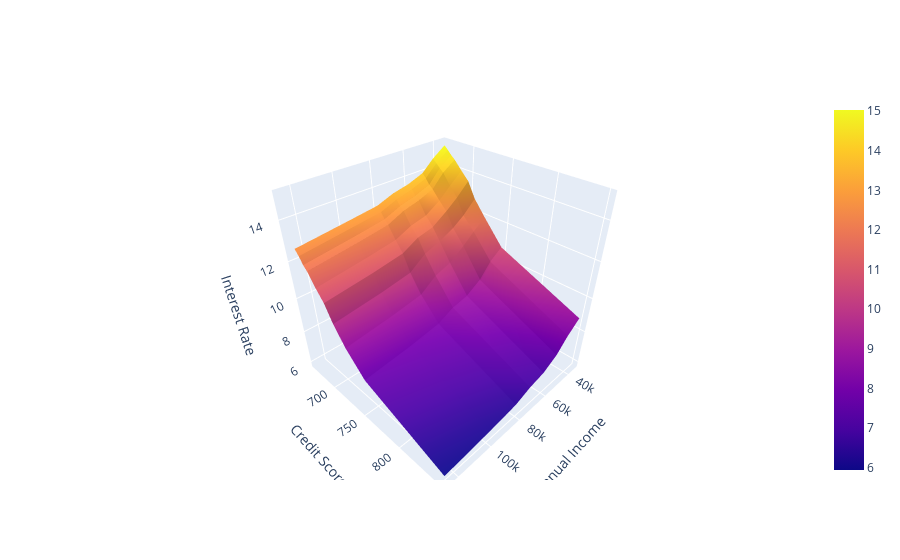

Notebook code cell kept with this figure:
### Code cell
import plotly.graph_objs as go

surface = go.Surface(
    x=pdp.columns, 
    y=pdp.index, 
    z=pdp.values
)


layout = go.Layout(
    scene=dict(
        xaxis=dict(title=features[0]), 
        yaxis=dict(title=features[1]), 
        zaxis=dict(title=target)
    )
)

fig = go.Figure(surface, layout)
iplot(fig)

### Figure 1 — Plotly figure (JSON) as saved in the notebook; plotly's stock layout.template omitted (floating-point values rounded to 4 significant figures)
{"data": [{"type": "surface", "x": [34800, 43000, 50500.0, 60000, 70000, 80000, 98000, 125000], "y": [850, 749, 724, 709, 699, 689, 679, 674, 669, 664], "z": [[8.826, 8.233, 7.503, 7.003, 6.796, 6.439, 6.2, 5.937], [10.7, 10.2, 9.435, 8.915, 8.709, 8.264, 7.984, 7.696], [11.97, 11.47, 10.93, 10.35, 10.04, 9.395, 9.115, 8.803], [12.78, 12.13, 11.68, 11.29, 10.99, 10.35, 10.07, 9.754], [13.59, 12.94, 12.44, 11.91, 11.7, 11.23, 10.96, 10.64], [14.01, 13.44, 12.87, 12.37, 12.16, 11.77, 11.51, 11.18], [14.46, 14.0, 13.33, 13.03, 12.8, 12.41, 12.16, 11.83], [14.64, 14.17, 13.5, 13.2, 12.97, 12.62, 12.37, 12.04], [14.85, 14.37, 13.77, 13.47, 13.25, 12.91, 12.7, 12.38], [15.03, 14.54, 13.97, 13.67, 13.48, 13.16, 12.95, 12.64]]}], "layout": {"scene": {"aspectmode": "auto", "aspectratio": {"x": 1, "y": 1, "z": 1}, "xaxis": {"title": {"text": "Annual Income"}, "type": "linear"}, "yaxis": {"title": {"text": "Credit Score"}, "type": "linear"}, "zaxis": {"title": {"text": "Interest Rate"}}}}}
